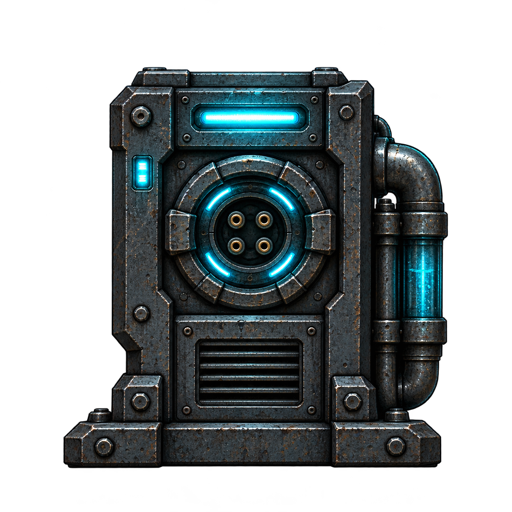
#> input picture docs/research-2026-10/sources/props-2026-10-08/corridor-coolant-relay.png, 512 x 512 px, found by its file name
$ python design8.py
#> lines starting #> are read from the running program, lines starting #| are printed output that depends on the picture; after the words box and inside, x2 and y2 are one past the last pixel; in counts of white or black regions, pixels touching at a corner belong together
"""Relief discharge, round 8 (add7 fix round 1, item g): the relief valve's tailpipe is carried DOWN
the relay's side to a safe point 0.42 m above the floor (real practice: discharge piped downward to
a safe point, supported, terminating where it is visible), so the coolant no longer vents at the
engineer's head height 0.6 m from where they crank.

Construction on the relay art (368x408, 0.25 world px per art px, about 6 mm per art px):
  union         y 92..96, x 347..358   a union where the drop is joined to round 7's tailpipe
  drop          y 96..336, x 348..357  the same 40 mm discharge pipe (round 7's own pixel profile)
  clamps        y 188..191 and 282..285 round the drop, each with a bracket bar to the coolant
                pipe's flange side (x 331..347), 2 px, bolted
  open end      y 333..336             the cut end, its bore dark
  damp patch    an ellipse on the floor at the relay's foot under the outlet, (352, 404) rx 15 ry 3
Writes plume8/design/: flat.png (the relay with the construction drawn flat), masks/*.png, spec.json.
"""
from __future__ import annotations

import json
import os

import numpy as np
from PIL import Image

HERE = os.path.dirname(os.path.abspath(__file__))
OUT = os.path.abspath(os.path.join(HERE, "..", "design"))
RELAY = "scratchpad/real-slice/add7/plume/layer/corridor-coolant-relay.png"
X0, X1 = 348, 358
DROP = (96, 336)
UNION = (92, 97)
CLAMPS = (188, 282)
END = 336
PATCH = (352.0, 404.0, 15.0, 3.0)
OUTLET_ART = (352.5, 337.0)


def main():
    os.makedirs(os.path.join(OUT, "masks"), exist_ok=True)
    a = np.asarray(Image.open(RELAY).convert("RGBA")).astype(float)
    H, W = a.shape[:2]
#> H = 512; W = 512
    yy, xx = np.mgrid[0:H, 0:W]
    m = {}
    m["drop"] = (xx >= X0) & (xx < X1) & (yy >= DROP[0]) & (yy < DROP[1])
    m["union"] = (xx >= X0 - 1) & (xx < X1 + 1) & (yy >= UNION[0]) & (yy < UNION[1])
    cl = np.zeros((H, W), bool)
    br = np.zeros((H, W), bool)
    for c in CLAMPS:
        cl |= (xx >= X0 - 1) & (xx < X1 + 1) & (yy >= c) & (yy < c + 4)
        br |= (xx >= 331) & (xx < X0 - 1) & (yy >= c) & (yy < c + 4)
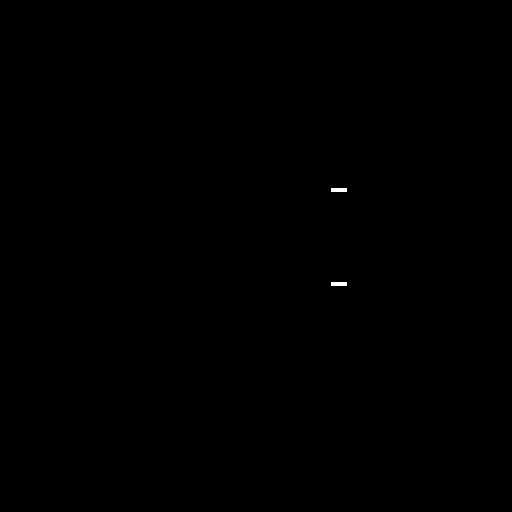
#> br: shape (512, 512) bool; 0.05% white; 2 white regions, box (x1, y1, x2, y2) and area: (331, 188, 347, 192) 64, (331, 282, 347, 286) 64
#> cl: shape (512, 512) bool; 0.04% white; 2 white regions, box (x1, y1, x2, y2) and area: (347, 188, 359, 192) 48, (347, 282, 359, 286) 48
    m["clamps"] = cl
    m["brackets"] = br & (a[..., 3] < 128)   # only where the coolant pipe is not already in front
    m["end"] = (xx >= X0) & (xx < X1) & (yy >= END - 3) & (yy < END)
    px, py, rx, ry = PATCH
    m["damp"] = (((xx + 0.5 - px) / rx) ** 2 + ((yy + 0.5 - py) / ry) ** 2) <= 1.0
    # flat construction: the drop takes round 7's tailpipe profile (row 86, x 348..357), darkening
    # gently downward as the relay's own pipes do; union and clamps steel; damp patch dark
    prof = a[86, X0:X1, :3]
#> prof = [[51, 57, 61], [71, 86, 95], [79, 99, 110], [82, 103, 116], [87, 111, 123], [81, 100, 110], [84, 103, 113], [93, 119, 132], [87, 113, 124], [90, 114, 126]]
    flat = a.copy()
    for y in range(DROP[0], DROP[1]):
        k = 1.0 - 0.25 * (y - DROP[0]) / (DROP[1] - DROP[0])
        flat[y, X0:X1, :3] = prof * k
        flat[y, X0:X1, 3] = np.where(np.arange(X0, X1) == X0, 140, 255)
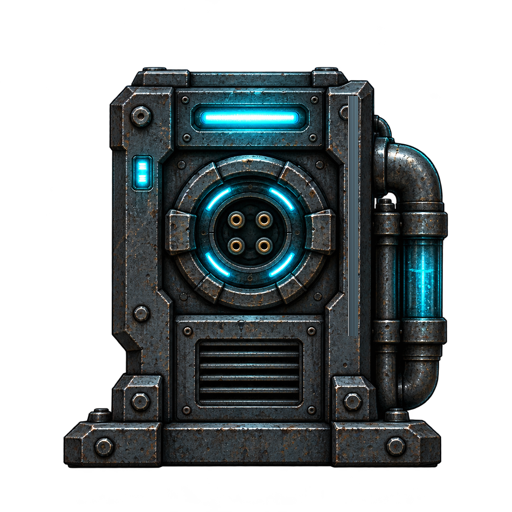
#> flat: shape (512, 512, 4) float64; mean R, G, B, A 20.2, 26.6, 27.9, 121.8; transparent parts drawn white
    steel = np.array([70, 82, 96], float)
    for name in ("union", "clamps", "brackets"):
        flat[m[name], :3] = steel
        flat[m[name], 3] = 255
#> flat: shape (512, 512, 4) float64; 0.06% of pixels changed, all inside (x1, y1, x2, y2) = (347, 92, 359, 286)
    flat[m["end"], :3] = flat[m["end"], :3] * 0.55
#> flat: shape (512, 512, 4) float64; mean R, G, B, A 20.2, 26.6, 27.9, 121.8
    dm = m["damp"] & (a[..., 3] < 10)
#> dm: shape (512, 512) bool; every value is 0
    flat[dm, :3] = [12, 16, 20]
    flat[dm, 3] = 110
    Image.fromarray(flat.round().astype(np.uint8), "RGBA").save(os.path.join(OUT, "flat.png"))
    for n, mk in m.items():
        Image.fromarray((mk * 255).astype(np.uint8)).save(os.path.join(OUT, "masks", f"{n}.png"))
#> this loop made 6 passes
#> n on passes 1 to 6: 'drop', 'union', 'clamps', 'brackets', 'end', 'damp'
#> pass 1, in main, `Image.fromarray((mk * 255).astype(np.uint8)).save(os.path.join(OUT, "m..`:
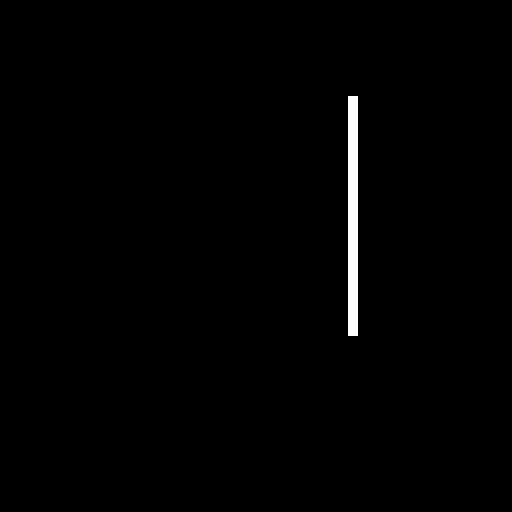
#> saved as drop.png: PIL image 512x512 L; 0.92% white; 1 white region, box (x1, y1, x2, y2) and area: (348, 96, 358, 336) 2400
    world = (561.625 + OUTLET_ART[0] * 0.25, 338.0 + OUTLET_ART[1] * 0.25)
    spec = {"art_px_m": 0.006, "outlet_art": OUTLET_ART, "outlet_world": [round(world[0], 3), round(world[1], 3)],
            "outlet_height_m": round((440.0 - world[1]) / 40.0, 3), "drop_art_y": DROP, "clamps_art_y": CLAMPS, "damp_patch": PATCH,
            "basis": "Apollo safety relief valve tag I352500: discharge directed downward to a safe point of discharge, terminating "
                     "freely to atmosphere where any discharge is clearly visible; Emerson Kunkle KUKDR-0001: discharge piping other "
                     "than a short tailpipe must be supported (round 7's plume NOTES sources)."}
    json.dump(spec, open(os.path.join(OUT, "spec.json"), "w"), indent=1)
    print(json.dumps(spec, indent=1))
#> (printed output is left out)


if __name__ == "__main__":
    main()

$ run again, with docs/research-2026-10/sources/props-2026-10-08/corridor-breaker.png copied over docs/research-2026-10/sources/props-2026-10-08/corridor-coolant-relay.png
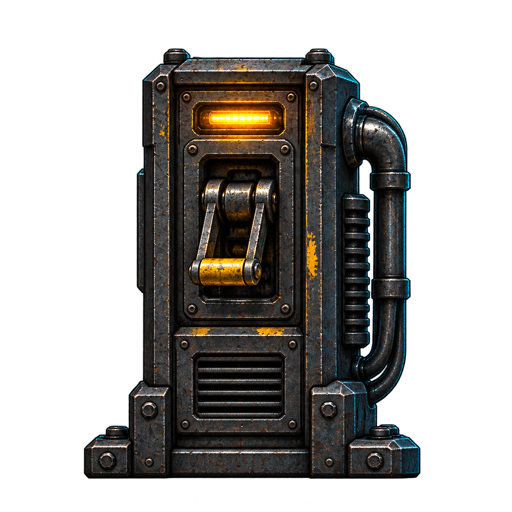
#> input picture docs/research-2026-10/sources/props-2026-10-08/corridor-breaker.png, 512 x 512 px, found by its file name
#> prof = [[25, 41, 50], [22, 37, 46], [21, 38, 47], [18, 31, 38], [19, 34, 40], [16, 25, 28], [21, 34, 42], [17, 30, 38], [15, 27, 33], [3, 96, 120]]
#> after the loop in main, `for y in range(DROP[0], DROP[1]):`:
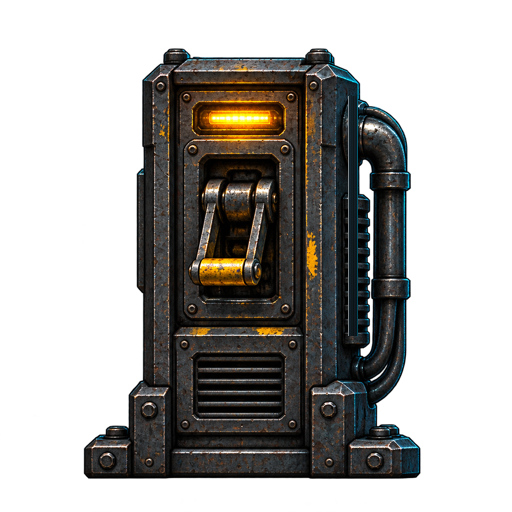
#> flat: shape (512, 512, 4) float64; mean R, G, B, A 22, 20.5, 17.7, 106.6; transparent parts drawn white
#> after the loop in main, `for name in ("union", "clamps", "brackets"):`:
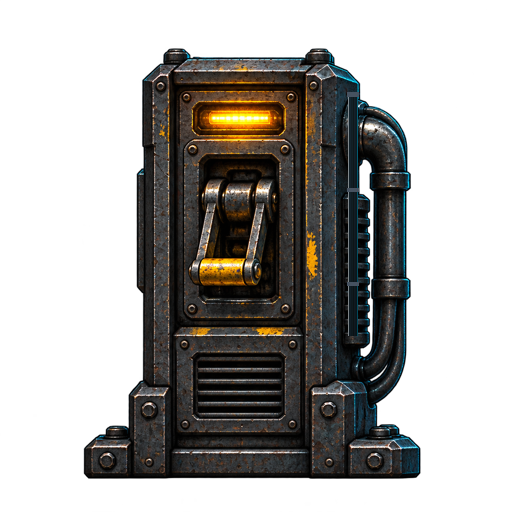
#> flat: shape (512, 512, 4) float64; 0.06% of pixels changed, all inside (x1, y1, x2, y2) = (347, 92, 359, 286); transparent parts drawn white
#> dm: shape (512, 512) bool; every value is 0
#> the loop in main, `for n, mk in m.items():` made 6 passes
#> n on passes 1 to 6: 'drop', 'union', 'clamps', 'brackets', 'end', 'damp'
#> (printed output is left out)

$ run again, with docs/research-2026-10/sources/props-2026-10-08/corridor-purge-display.png copied over docs/research-2026-10/sources/props-2026-10-08/corridor-coolant-relay.png
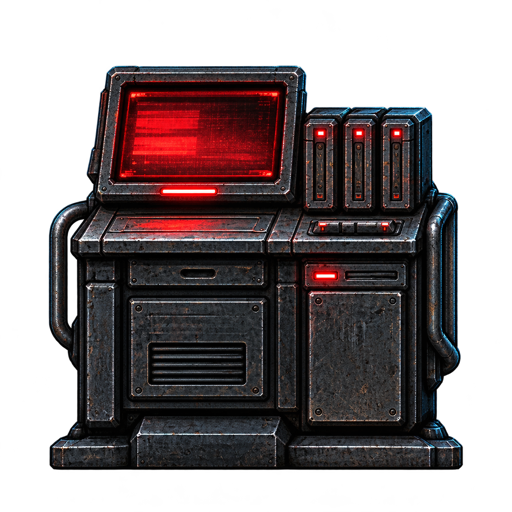
#> input picture docs/research-2026-10/sources/props-2026-10-08/corridor-purge-display.png, 512 x 512 px, found by its file name
#> prof = [[0, 0, 0], [0, 0, 0], [0, 0, 0], [0, 0, 0], [0, 0, 0], [0, 0, 0], [0, 0, 0], [0, 0, 0], [0, 0, 0], [0, 0, 0]]
#> after the loop in main, `for y in range(DROP[0], DROP[1]):`:
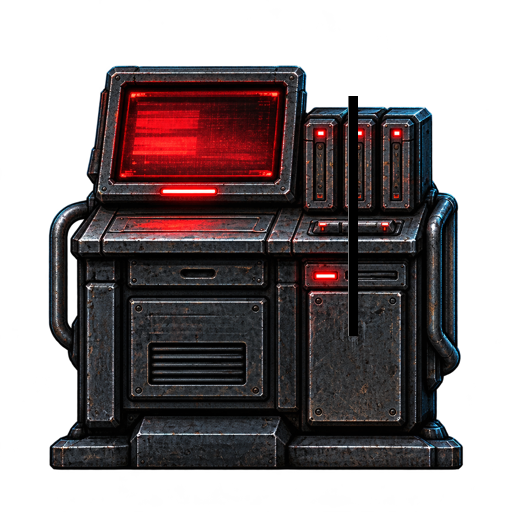
#> flat: shape (512, 512, 4) float64; mean R, G, B, A 29.1, 20.2, 21.5, 140.2; transparent parts drawn white
#> after the loop in main, `for name in ("union", "clamps", "brackets"):`:
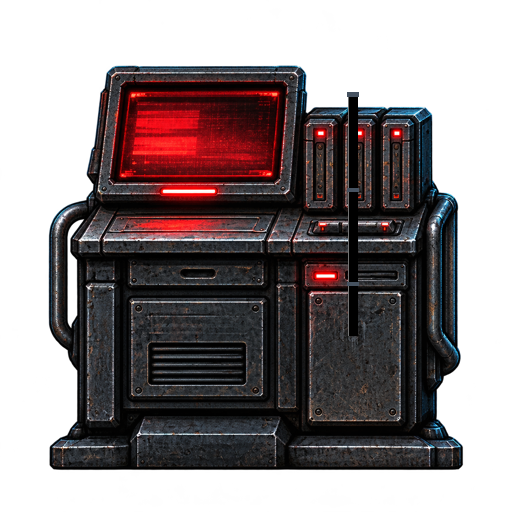
#> flat: shape (512, 512, 4) float64; 0.06% of pixels changed, all inside (x1, y1, x2, y2) = (347, 92, 359, 286); transparent parts drawn white
#> dm: shape (512, 512) bool; every value is 0
#> the loop in main, `for n, mk in m.items():` made 6 passes
#> n on passes 1 to 6: 'drop', 'union', 'clamps', 'brackets', 'end', 'damp'
#> (printed output is left out)

$ run again, with docs/research-2026-10/sources/props-2026-10-08/corridor-safe-point.png copied over docs/research-2026-10/sources/props-2026-10-08/corridor-coolant-relay.png
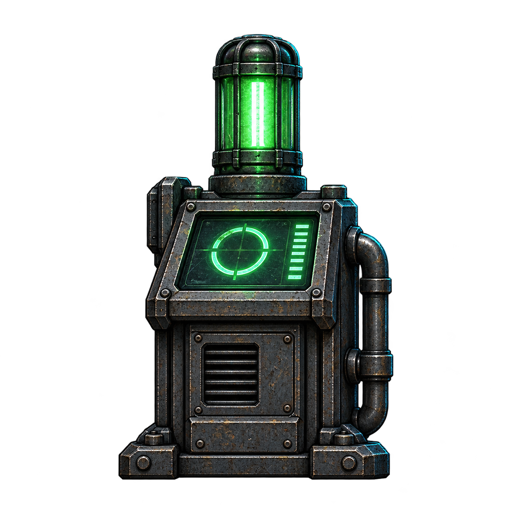
#> input picture docs/research-2026-10/sources/props-2026-10-08/corridor-safe-point.png, 512 x 512 px, found by its file name
#> prof = [[0, 0, 0], [0, 0, 0], [0, 0, 0], [0, 0, 0], [0, 0, 0], [0, 0, 0], [0, 0, 0], [0, 0, 0], [0, 0, 0], [0, 0, 0]]
#> after the loop in main, `for y in range(DROP[0], DROP[1]):`:
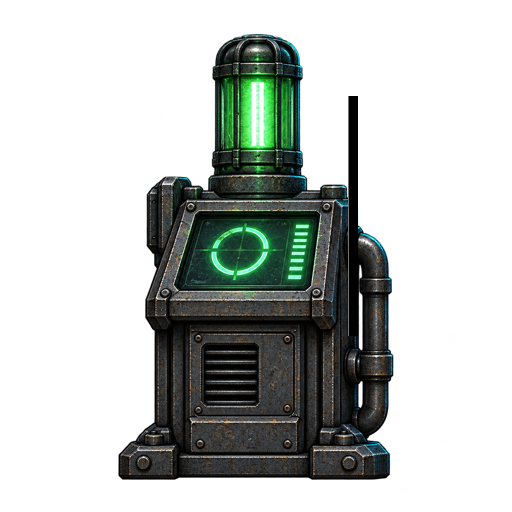
#> flat: shape (512, 512, 4) float64; mean R, G, B, A 14.6, 19.2, 16.1, 79.4; transparent parts drawn white
#> after the loop in main, `for name in ("union", "clamps", "brackets"):`:
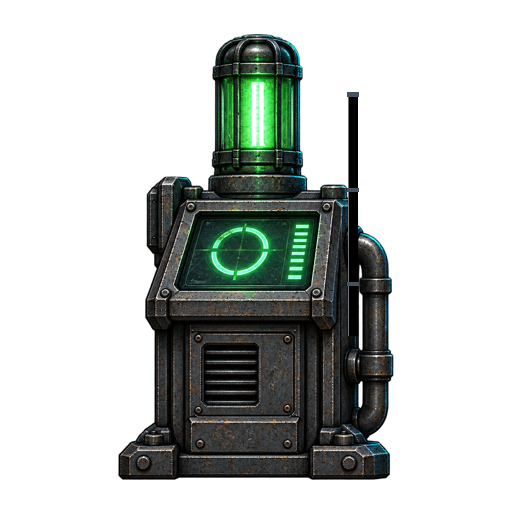
#> flat: shape (512, 512, 4) float64; 0.06% of pixels changed, all inside (x1, y1, x2, y2) = (347, 92, 359, 286); transparent parts drawn white
#> dm: shape (512, 512) bool; 0% white in thin lines or dots, all inside (x1, y1, x2, y2) = (359, 401, 362, 406)
#> the loop in main, `for n, mk in m.items():` made 6 passes
#> n on passes 1 to 6: 'drop', 'union', 'clamps', 'brackets', 'end', 'damp'
#> (printed output is left out)
